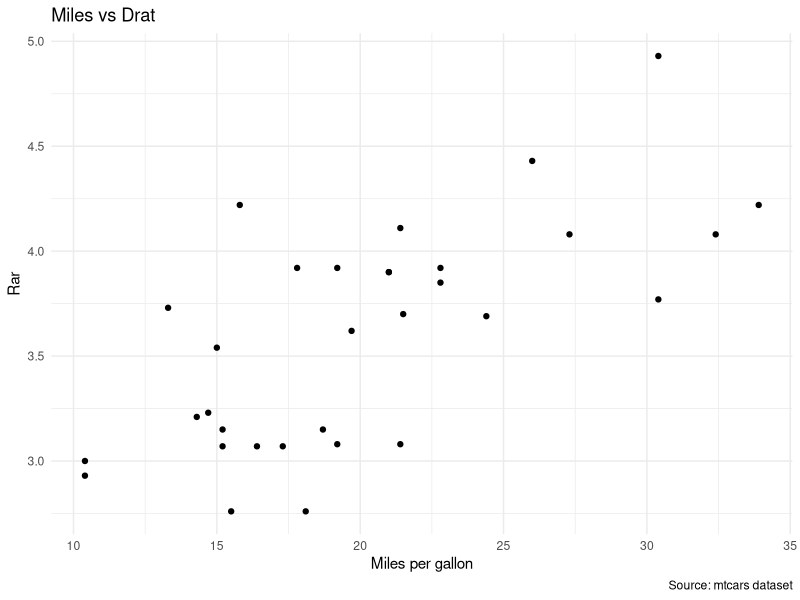

Generate this figure with R:
# Charger la bibliothèque ggplot2
  library(ggplot2)
  
  # Créer le tracé avec ggplot2
  ggplot(mtcars, aes(x = mpg, y = drat)) +
    geom_point() +  # Ajouter un nuage de points
    labs(x = "Miles per gallon", y = "Rar",  # Définir les étiquettes des axes
         title = "Miles vs Drat",  # Ajouter un titre au tracé
         caption = "Source: mtcars dataset") +  # Ajouter une légende
    theme_minimal()  # Utiliser un thème minimal